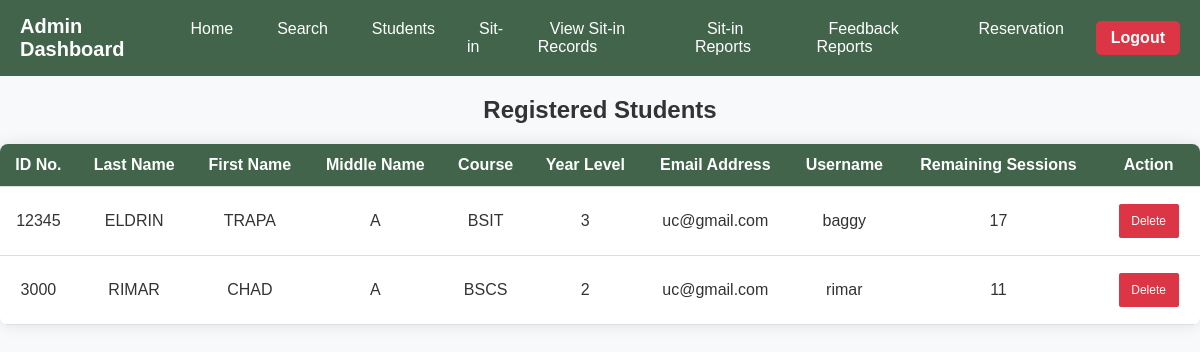
Before: /students with the older database file.
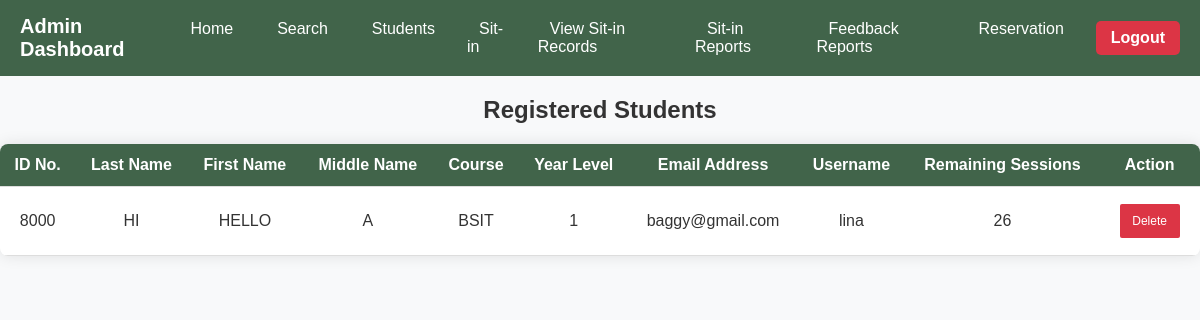
After: the same page with the newer database file.
### tables this page shows
CREATE TABLE users(
id integer primary key autoincrement,
IDNO integer unique,
lastname varchar(25) not null,
firstname varchar(25) not null,
middlename varchar(25) not null,
course	varchar(30) not null,
year_level integer not null,
email_address varchar(30) not null,
username varchar(25) not null,
password varchar(25) not null, profile_pic TEXT, admin INTEGER DEFAULT 0, remaining_sessions INTEGER DEFAULT 0);

### app.py (the view)
@app.route('/students', methods=['GET', 'POST'])
def students():
    search_query = request.form.get('search_query') if request.method == 'POST' else None
    with sqlite3.connect('users.db') as conn:
        cursor = conn.cursor()
        if search_query:
            query = '''
                SELECT idno, lastname, firstname, middlename, course, year_level, email_address, username, remaining_sessions
                FROM users
                WHERE idno LIKE ? OR lastname LIKE ? OR firstname LIKE ? OR username LIKE ?
            '''
            cursor.execute(query, (f'%{search_query}%', f'%{search_query}%', f'%{search_query}%', f'%{search_query}%'))
        else:
            query = '''
                SELECT idno, lastname, firstname, middlename, course, year_level, email_address, username , remaining_sessions
                FROM users
            '''
            cursor.execute(query)
        students = cursor.fetchall()
    return render_template('students.html', students=students)

### templates/students.html (shortened to what this page needs)
<!DOCTYPE html>
<html lang="en">
<head>
</head>
<body>
<div class="navbar">
    <div class="logo">Admin Dashboard</div>
    <ul class="nav-links">
        <li><a href="{{ url_for('admin_dashboard') }}">Home</a></li>
        <li><a href="{{ url_for('search') }}">Search</a></li>
        <li><a href="{{ url_for('students') }}">Students</a></li>
        <li><a href="{{ url_for('current_sit_in') }}">Sit-in</a></li>
        <li><a href="{{ url_for('sit_in_records') }}">View Sit-in Records</a></li>
        <li><a href="{{ url_for('sit_in_report') }}">Sit-in Reports</a></li>
        <li><a href="{{ url_for('feedback_report') }}">Feedback Reports</a></li>
        <li><a href="{{ url_for('reservation') }}">Reservation</a></li>
    </ul>
    <a href="{{ url_for('logout') }}" class="logout-btn">Logout</a>
</div>
<table>
    <h2 style="text-align: center;">Registered Students</h2>
    <tr>
        <th>ID No.</th>
        <th>Last Name</th>
        <th>First Name</th>
        <th>Middle Name</th>
        <th>Course</th>
        <th>Year Level</th>
        <th>Email Address</th>
        <th>Username</th>
        <th>Remaining Sessions</th>
        <th>Action</th>
    </tr>
    {% for student in students %}
        <tr>
            <td>{{ student[0] }}</td>
            <td>{{ student[1] }}</td>
            <td>{{ student[2] }}</td>
            <td>{{ student[3] }}</td>
            <td>{{ student[4] }}</td>
            <td>{{ student[5] }}</td>
            <td>{{ student[6] }}</td>
            <td>{{ student[7] }}</td>
            <td>{{ student[8] }}</td>
            <td>
                <form method="POST" action="{{ url_for('delete_student', student_id=student[0]) }}" onsubmit="return confirm('Are you sure you want to delete this student?');">
                    <button type="submit" class="delete-btn">Delete</button>
                </form>
            </td>
        </tr>
    {% endfor %}
</table>
</body>
</html>

Changed rows visible on the page:
removed users: IDNO "12345", lastname "ELDRIN", firstname "TRAPA", middlename "A", course "BSIT", year_level "3", email_address "uc@gmail.com", username "baggy", remaining_sessions "17"
removed users: IDNO "3000", lastname "RIMAR", firstname "CHAD", middlename "A", course "BSCS", year_level "2", email_address "uc@gmail.com", username "rimar", remaining_sessions "11"
added users: IDNO "8000", lastname "HI", firstname "HELLO", middlename "A", course "BSIT", year_level "1", email_address "baggy@gmail.com", username "lina", remaining_sessions "26"
